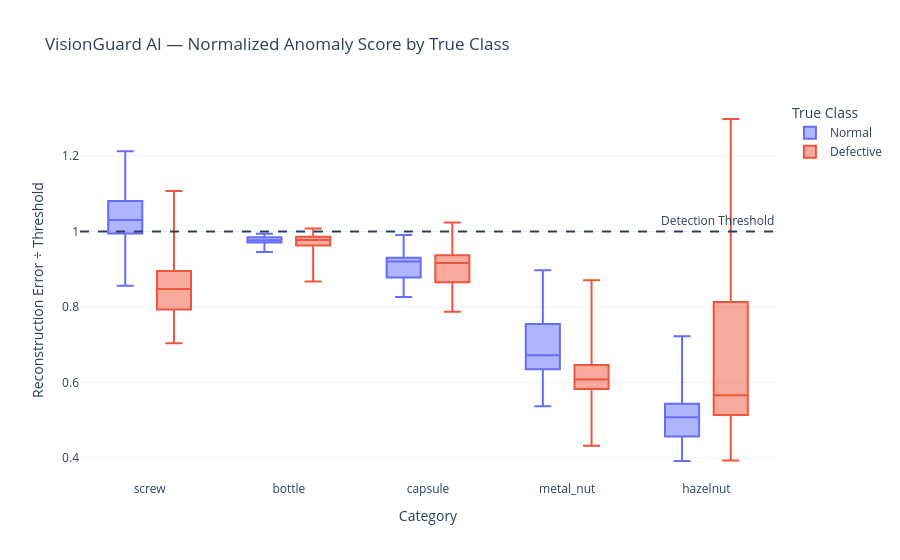

Notebook cell for this chart:
### Markdown cell above
### Plot normalized anomaly scores

### Code cell
fig = px.box(
    test_results_df,
    x="Category",
    y="Normalized Anomaly Score",
    color="True Class",
    points=False,
    title="VisionGuard AI — Normalized Anomaly Score by True Class",
    template="plotly_white",
)
fig.add_hline(y=1.0, line_dash="dash", annotation_text="Detection Threshold")
fig.update_layout(yaxis_title="Reconstruction Error ÷ Threshold")
save_plotly_figure(fig, "VisionGuard AI — Normalized Anomaly Score by True Class")
fig.show()

### Figure 1 — Plotly figure (JSON) as saved in the notebook; plotly's stock layout.template omitted (floating-point values rounded to 4 significant figures; data arrays with more than 128 entries replaced by an {"elided": "..."} marker saying what was removed)
{"data": [{"alignmentgroup": "True", "boxpoints": false, "hovertemplate": "True Class=Normal<br>Category=%{x}<br>Normalized Anomaly Score=%{y}<extra></extra>", "legendgroup": "Normal", "marker": {"color": "#636efa"}, "name": "Normal", "notched": false, "offsetgroup": "Normal", "orientation": "v", "showlegend": true, "type": "box", "x": {"elided": "146 str values"}, "x0": " ", "xaxis": "x", "y": {"elided": "146 float values"}, "y0": " ", "yaxis": "y"}, {"alignmentgroup": "True", "boxpoints": false, "hovertemplate": "True Class=Defective<br>Category=%{x}<br>Normalized Anomaly Score=%{y}<extra></extra>", "legendgroup": "Defective", "marker": {"color": "#EF553B"}, "name": "Defective", "notched": false, "offsetgroup": "Defective", "orientation": "v", "showlegend": true, "type": "box", "x": {"elided": "454 str values"}, "x0": " ", "xaxis": "x", "y": {"elided": "454 float values"}, "y0": " ", "yaxis": "y"}], "layout": {"annotations": [{"showarrow": false, "text": "Detection Threshold", "x": 1, "xanchor": "right", "xref": "x domain", "y": 1, "yanchor": "bottom", "yref": "y"}], "boxmode": "group", "legend": {"title": {"text": "True Class"}, "tracegroupgap": 0}, "shapes": [{"line": {"dash": "dash"}, "type": "line", "x0": 0, "x1": 1, "xref": "x domain", "y0": 1, "y1": 1, "yref": "y"}], "title": {"text": "VisionGuard AI — Normalized Anomaly Score by True Class"}, "xaxis": {"anchor": "y", "domain": [0, 1], "title": {"text": "Category"}}, "yaxis": {"anchor": "x", "domain": [0, 1], "title": {"text": "Reconstruction Error ÷ Threshold"}}}}
